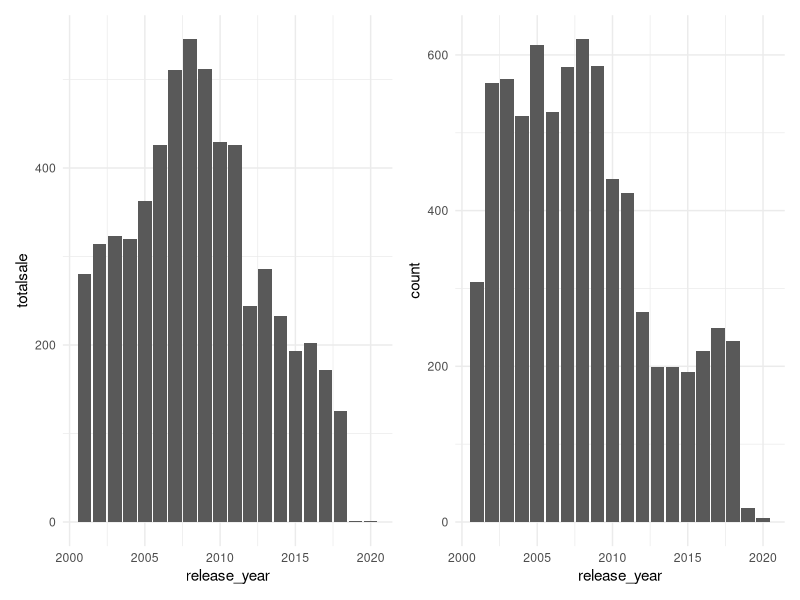
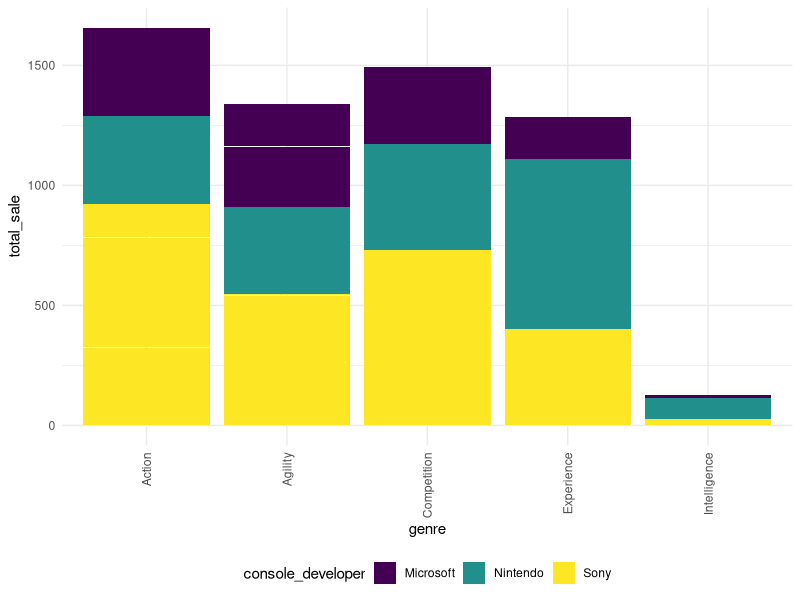
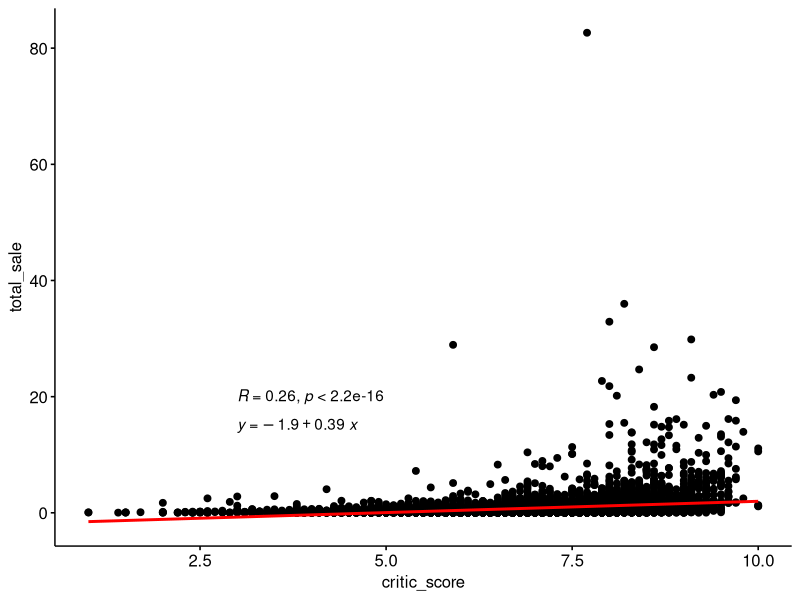
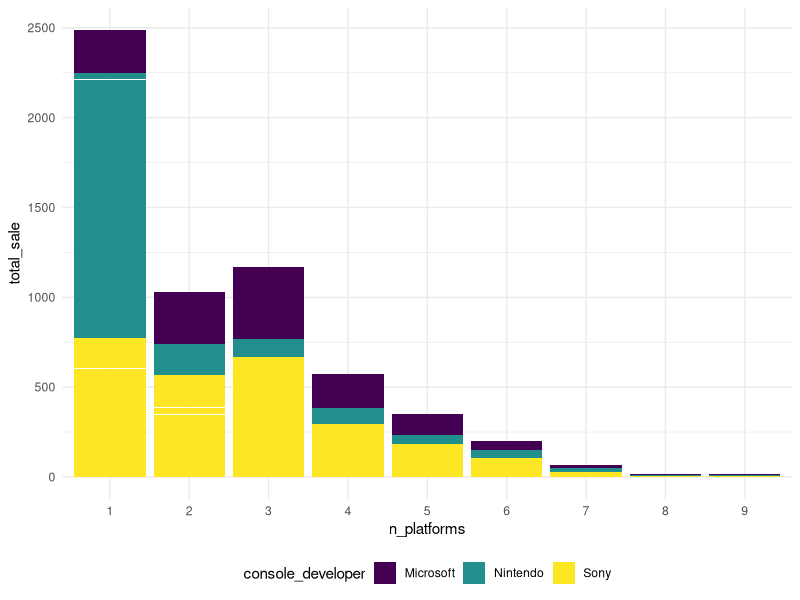

Generate these figures, in order, with R:
## ---- chunk 1
library(tidyverse)
library(patchwork)
library(ggpubr)

theme_set(theme_minimal() + theme(legend.position = "bottom"))

options(
  ggplot2.continuous.colour = "viridis",
  ggplot2.continuous.fill = "viridis"
)

scale_colour_discrete = scale_colour_viridis_d
scale_fill_discrete = scale_fill_viridis_d
## ---- chunk 2
games_df = read_csv("./data/games.csv")

totalsale = games_df %>% 
  group_by(release_year) %>% 
  summarize(
    totalsale = sum(total_sale)
  ) %>% 
  drop_na() %>% 
  ggplot(aes(x = release_year, y = totalsale)) +
  geom_col() 

totalcount = games_df %>% 
 group_by(release_year) %>% 
  summarize(
    count = n()
  ) %>% 
  drop_na() %>% 
  ggplot(aes(x = release_year, y = count)) +
  geom_col()  

totalsale + totalcount
## ---- chunk 3
games_df %>% 
  ggplot(aes(x = genre, y = total_sale, fill = console_developer)) +
  geom_bar(stat = "identity", position = "stack") +
  theme(axis.text.x = element_text(angle = 90, vjust = 0.5, hjust = 1))
## ---- chunk 4
games_df %>% 
  ggscatter(., x = "critic_score", y = "total_sale", add = "reg.line", add.params = list(color = "red")) +
  stat_cor(label.x = 3, label.y = 20) +
  stat_regline_equation(label.x = 3, label.y = 15)

## ---- chunk 5
games_df %>% 
  mutate(n_platforms = as.factor(n_platforms)) %>% 
  ggplot(aes(x = n_platforms, y = total_sale, fill = console_developer)) +
  geom_bar(stat = "identity", position = "stack")
